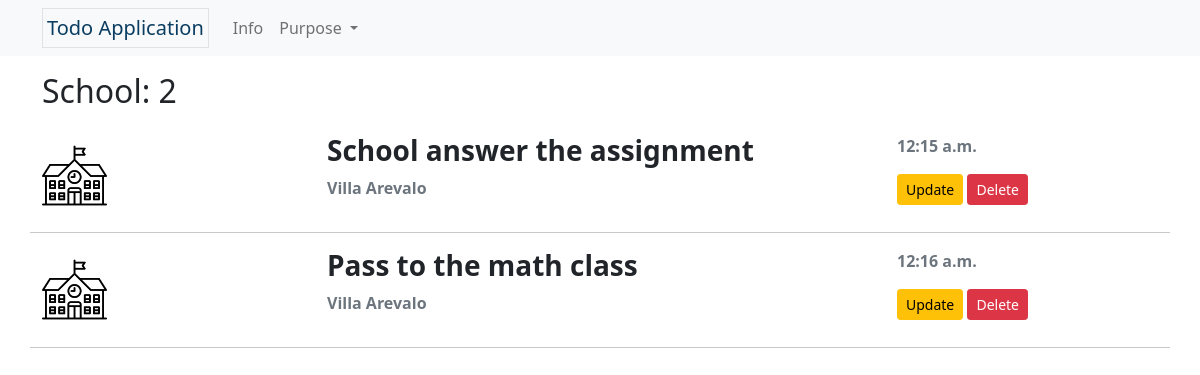
Screenshot of /school_info with the database file from the repository.
### lists/models.py (models this page shows, shortened)
class Tasks(models.Model):
     PURPOSE = (
          ('Personal','Personal'),
          ('Fitness','Fitness'),
          ('School', 'School'),
          ('Business','Business'),
          ('Office','Office'),
     )
     PLACE = (
          ('City Proper', 'City Proper'),
          ('Jaro', 'Jaro'),
          ('La Paz', 'La Paz'),
          ('Lapuz', 'Lapuz'),
          ('Mandurriao', 'Mandurriao'),
          ('Molo', 'Molo'),
          ('Villa Arevalo', 'Villa Arevalo'),
          ('Lapuz', 'Lapuz'),
     )
     purpose = models.CharField(max_length=8, choices=PURPOSE, default='Personal')
     title = models.CharField(max_length=50, unique=True)
     completed = models.BooleanField(default=False)
     slug = models.SlugField(max_length=50, unique=True, blank=True)
     place = models.CharField(max_length=16, choices=PLACE, default='City Proper')
     note = models.TextField(max_length=100, blank=True)
     date_created = models.DateTimeField(default=datetime.now, blank=True)

### lists/views.py (the view)
# urls.py: path('school_info', views.school, name='school-info'),
def school(request):
    school_items = Tasks.objects.filter(purpose='School').all()
    school_count = Tasks.objects.filter(purpose='School').count()
    completed_count = Tasks.objects.filter(purpose='School').filter(completed=True).count()
    completed = Tasks.objects.filter(purpose='School').filter(completed=True).all().order_by('id')
    context = {'school_items': school_items, 'school_count': school_count, 'completed_count': completed_count, 'completed': completed}
    return render(request, 'lists/school.html', context)

### lists/templates/lists/school.html (shortened to what this page needs)
{% extends 'partials/base.html' %}
{% load static %}
{% load tz %}
{% block content %}
<div class="container">
    <h2 class="mb-4">School: {{ school_count }}</h2>
    {% for task in school_items %}
        {% if task.completed == False %}
            {% include 'partials/row_item.html' %}
        {% endif %}
    {% endfor %}
</div>
{% endblock content %}

### lists/templates/partials/row_item.html (shortened to what this page needs)
{% load static %}
{% load tz %}
<div class="row">
    <div class="col-3 d-flex align-items-center">
        {% if task.purpose == 'School' %}
            <img src="{% static 'lists/img/school.png' %}" alt="School icon" class="w-25">
        {% elif task.purpose == 'Fitness' %}
            <img src="{% static 'lists/img/fitness.png' %}" alt="Fitness icon" class="w-25">
        {% elif task.purpose == 'Business' %}
            <img src="{% static 'lists/img/stats.png' %}" alt="Business icon" class="w-25">
        {% elif task.purpose == 'Office' %}
            <img src="{% static 'lists/img/work.png' %}" alt="Office icon" class="w-25">
        {% else %}
            <img src="{% static 'lists/img/user.png' %}" alt="Personal icon" class="w-25">
        {% endif %}
    </div>
    <div class="col-6 my-auto">
        <h3 class="fw-bold">{{ task.title|truncatechars:30 }}</h3>
        <p class="text-muted fw-bold">{{ task.place }}</p>
    </div>
    <div class="col-3">
            <p class="text-muted fw-bold">{{ task.date_created|date:'g:i a' }}</p>
            <a href="{% url 'update-task' task.slug %}?next={{ request.path|urlencode }}" class="btn btn-warning btn-sm">Update</a>
            <a href="{% url 'delete-task' task.slug %}?next={{ request.path|urlencode }}" class="btn btn-danger btn-sm">Delete</a>
    </div>
    <hr class="mt-3">
</div>

### lists/static/lists/styles/base.css (style rules this page uses)
* { padding: 0; margin: 0; }

### rows the page displays
Tasks: completed False (drawn), title "School answer the assignment", place "Villa Arevalo", date_created "12:15 a.m."
Tasks: completed False (drawn), title "Pass to the math class", place "Villa Arevalo", date_created "12:16 a.m."

### other values shown
{{ school_count }} "2"
